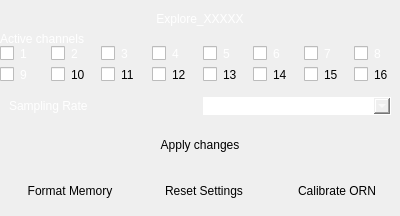
                    <widget class="QFrame" name="frame_device">
                     <property name="minimumSize">
                      <size>
                       <width>400</width>
                       <height>0</height>
                      </size>
                     </property>
                     <property name="maximumSize">
                      <size>
                       <width>400</width>
                       <height>16777215</height>
                      </size>
                     </property>
                     <property name="styleSheet">
                      <string notr="true">/*border: 1px solid rgb(72, 76, 106);
border-radius: 5px*/
border: none</string>
                     </property>
                     <property name="frameShape">
                      <enum>QFrame::StyledPanel</enum>
                     </property>
                     <property name="frameShadow">
                      <enum>QFrame::Raised</enum>
                     </property>
                     <layout class="QVBoxLayout" name="verticalLayout_2">
                      <property name="leftMargin">
                       <number>0</number>
                      </property>
                      <property name="topMargin">
                       <number>12</number>
                      </property>
                      <property name="rightMargin">
                       <number>0</number>
                      </property>
                      <property name="bottomMargin">
                       <number>0</number>
                      </property>
                      <item>
                       <widget class="QLabel" name="label_explore_name">
                        <property name="minimumSize">
                         <size>
                          <width>0</width>
                          <height>0</height>
                         </size>
                        </property>
                        <property name="maximumSize">
                         <size>
                          <width>16777215</width>
                          <height>75</height>
                         </size>
                        </property>
                        <property name="styleSheet">
                         <string notr="true">border: none;
color: #FFF</string>
                        </property>
                        <property name="text">
                         <string>Explore_XXXXX</string>
                        </property>
                        <property name="alignment">
                         <set>Qt::AlignCenter</set>
                        </property>
                       </widget>
                      </item>
                      <item>
                       <widget class="QFrame" name="frame_channels">
                        <property name="styleSheet">
                         <string notr="true">QCheckBox{
	color:#FFF;
	border: none;
}

QLabel{
	color: #FFF;
}

QFrame{
	border:none;
}</string>
                        </property>
                        <property name="frameShape">
                         <enum>QFrame::StyledPanel</enum>
                        </property>
                        <property name="frameShadow">
                         <enum>QFrame::Raised</enum>
                        </property>
                        <layout class="QVBoxLayout" name="verticalLayout_5">
                         <property name="spacing">
                          <number>0</number>
                         </property>
                         <property name="leftMargin">
                          <number>0</number>
                         </property>
                         <property name="topMargin">
                          <number>0</number>
                         </property>
                         <property name="rightMargin">
                          <number>0</number>
                         </property>
                         <property name="bottomMargin">
                          <number>0</number>
                         </property>
                         <item>
                          <widget class="QLabel" name="label_activeChannels">
                           <property name="text">
                            <string>Active channels</string>
                           </property>
                          </widget>
                         </item>
                         <item>
                          <widget class="QFrame" name="frame_cb_channels">
                           <property name="frameShape">
                            <enum>QFrame::StyledPanel</enum>
                           </property>
                           <property name="frameShadow">
                            <enum>QFrame::Raised</enum>
                           </property>
                           <layout class="QHBoxLayout" name="horizontalLayout_6">
                            <property name="spacing">
                             <number>5</number>
                            </property>
                            <property name="leftMargin">
                             <number>0</number>
                            </property>
                            <property name="topMargin">
                             <number>0</number>
                            </property>
                            <property name="rightMargin">
                             <number>0</number>
                            </property>
                            <property name="bottomMargin">
                             <number>0</number>
                            </property>
                            <item>
                             <widget class="QCheckBox" name="cb_ch1">
                              <property name="cursor">
                               <cursorShape>PointingHandCursor</cursorShape>
                              </property>
                              <property name="styleSheet">
                               <string notr="true">color: #FFF</string>
                              </property>
                              <property name="text">
                               <string>1</string>
                              </property>
                             </widget>
                            </item>
                            <item>
                             <widget class="QCheckBox" name="cb_ch2">
                              <property name="cursor">
                               <cursorShape>PointingHandCursor</cursorShape>
                              </property>
                              <property name="text">
                               <string>2</string>
                              </property>
                             </widget>
                            </item>
                            <item>
                             <widget class="QCheckBox" name="cb_ch3">
                              <property name="cursor">
                               <cursorShape>PointingHandCursor</cursorShape>
                              </property>
                              <property name="text">
                               <string>3</string>
                              </property>
                             </widget>
                            </item>
                            <item>
                             <widget class="QCheckBox" name="cb_ch4">
                              <property name="cursor">
                               <cursorShape>PointingHandCursor</cursorShape>
                              </property>
                              <property name="text">
                               <string>4</string>
                              </property>
                             </widget>
                            </item>
                            <item>
                             <widget class="QCheckBox" name="cb_ch5">
                              <property name="cursor">
                               <cursorShape>PointingHandCursor</cursorShape>
                              </property>
                              <property name="text">
                               <string>5</string>
                              </property>
                             </widget>
                            </item>
                            <item>
                             <widget class="QCheckBox" name="cb_ch6">
                              <property name="text">
                               <string>6</string>
                              </property>
                             </widget>
                            </item>
                            <item>
                             <widget class="QCheckBox" name="cb_ch7">
                              <property name="cursor">
                               <cursorShape>PointingHandCursor</cursorShape>
                              </property>
                              <property name="text">
                               <string>7</string>
                              </property>
                             </widget>
                            </item>
                            <item>
                             <widget class="QCheckBox" name="cb_ch8">
                              <property name="cursor">
                               <cursorShape>PointingHandCursor</cursorShape>
                              </property>
                              <property name="text">
                               <string>8</string>
                              </property>
                             </widget>
                            </item>
                           </layout>
                          </widget>
                         </item>
                        </layout>
                       </widget>
                      </item>
                      <item>
                       <widget class="QFrame" name="frame_cb_channels_16">
                        <property name="maximumSize">
                         <size>
                          <width>16777215</width>
                          <height>38</height>
                         </size>
                        </property>
                        <property name="frameShape">
                         <enum>QFrame::StyledPanel</enum>
                        </property>
                        <property name="frameShadow">
                         <enum>QFrame::Raised</enum>
                        </property>
                        <layout class="QHBoxLayout" name="horizontalLayout_8">
                         <property name="spacing">
                          <number>5</number>
                         </property>
                         <property name="leftMargin">
                          <number>0</number>
                         </property>
                         <property name="topMargin">
                          <number>0</number>
                         </property>
                         <property name="rightMargin">
                          <number>0</number>
                         </property>
                         <property name="bottomMargin">
                          <number>0</number>
                         </property>
                         <item>
                          <widget class="QCheckBox" name="cb_ch9">
                           <property name="cursor">
                            <cursorShape>PointingHandCursor</cursorShape>
                           </property>
                           <property name="styleSheet">
                            <string notr="true">color: #FFF</string>
                           </property>
                           <property name="text">
                            <string>9</string>
                           </property>
                          </widget>
                         </item>
                         <item>
                          <widget class="QCheckBox" name="cb_ch10">
                           <property name="cursor">
                            <cursorShape>PointingHandCursor</cursorShape>
                           </property>
                           <property name="text">
                            <string>10</string>
                           </property>
                          </widget>
                         </item>
                         <item>
                          <widget class="QCheckBox" name="cb_ch11">
                           <property name="cursor">
                            <cursorShape>PointingHandCursor</cursorShape>
                           </property>
                           <property name="text">
                            <string>11</string>
                           </property>
                          </widget>
                         </item>
                         <item>
                          <widget class="QCheckBox" name="cb_ch12">
                           <property name="cursor">
                            <cursorShape>PointingHandCursor</cursorShape>
                           </property>
                           <property name="text">
                            <string>12</string>
                           </property>
                          </widget>
                         </item>
                         <item>
                          <widget class="QCheckBox" name="cb_ch13">
                           <property name="cursor">
                            <cursorShape>PointingHandCursor</cursorShape>
                           </property>
                           <property name="text">
                            <string>13</string>
                           </property>
                          </widget>
                         </item>
                         <item>
                          <widget class="QCheckBox" name="cb_ch14">
                           <property name="text">
                            <string>14</string>
                           </property>
                          </widget>
                         </item>
                         <item>
                          <widget class="QCheckBox" name="cb_ch15">
                           <property name="cursor">
                            <cursorShape>PointingHandCursor</cursorShape>
                           </property>
                           <property name="text">
                            <string>15</string>
                           </property>
                          </widget>
                         </item>
                         <item>
                          <widget class="QCheckBox" name="cb_ch16">
                           <property name="cursor">
                            <cursorShape>PointingHandCursor</cursorShape>
                           </property>
                           <property name="text">
                            <string>16</string>
                           </property>
                          </widget>
                         </item>
                        </layout>
                       </widget>
                      </item>
                      <item>
                       <widget class="QFrame" name="frame_samplingrate">
                        <property name="styleSheet">
                         <string notr="true">QLabel{
	color: #FFF;
}

QFrame{
	border:none;
}

QSpinBox{
	color: #FFF

}</string>
                        </property>
                        <property name="frameShape">
                         <enum>QFrame::StyledPanel</enum>
                        </property>
                        <property name="frameShadow">
                         <enum>QFrame::Raised</enum>
                        </property>
                        <layout class="QHBoxLayout" name="horizontalLayout_7">
                         <item>
                          <widget class="QLabel" name="label_samping_rate">
                           <property name="text">
                            <string>Sampling Rate</string>
                           </property>
                          </widget>
                         </item>
                         <item>
                          <widget class="QComboBox" name="value_sampling_rate">
                           <property name="styleSheet">
                            <string notr="true">color: #FFF;
border: 1px solid #FFF</string>
                           </property>
                          </widget>
                         </item>
                        </layout>
                       </widget>
                      </item>
                      <item alignment="Qt::AlignHCenter">
                       <widget class="QPushButton" name="btn_apply_settings">
                        <property name="minimumSize">
                         <size>
                          <width>150</width>
                          <height>30</height>
                         </size>
                        </property>
                        <property name="maximumSize">
                         <size>
                          <width>150</width>
                          <height>16777215</height>
                         </size>
                        </property>
                        <property name="cursor">
                         <cursorShape>PointingHandCursor</cursorShape>
                        </property>
                        <property name="text">
                         <string>Apply changes</string>
                        </property>
                       </widget>
                      </item>
                      <item>
                       <widget class="QFrame" name="frame_device_buttons">
                        <property name="sizePolicy">
                         <sizepolicy hsizetype="Preferred" vsizetype="Preferred">
                          <horstretch>0</horstretch>
                          <verstretch>0</verstretch>
                         </sizepolicy>
                        </property>
                        <property name="styleSheet">
                         <string notr="true">border: none</string>
                        </property>
                        <property name="frameShape">
                         <enum>QFrame::StyledPanel</enum>
                        </property>
                        <property name="frameShadow">
                         <enum>QFrame::Raised</enum>
                        </property>
                        <layout class="QHBoxLayout" name="horizontalLayout_4">
                         <property name="spacing">
                          <number>20</number>
                         </property>
                         <property name="leftMargin">
                          <number>10</number>
                         </property>
                         <property name="topMargin">
                          <number>10</number>
                         </property>
                         <property name="rightMargin">
                          <number>10</number>
                         </property>
                         <property name="bottomMargin">
                          <number>10</number>
                         </property>
                         <item>
                          <widget class="QPushButton" name="btn_format_memory">
                           <property name="sizePolicy">
                            <sizepolicy hsizetype="Preferred" vsizetype="Fixed">
                             <horstretch>0</horstretch>
                             <verstretch>0</verstretch>
                            </sizepolicy>
                           </property>
                           <property name="minimumSize">
                            <size>
                             <width>120</width>
                             <height>30</height>
                            </size>
                           </property>
                           <property name="cursor">
                            <cursorShape>PointingHandCursor</cursorShape>
                           </property>
                           <property name="text">
                            <string>Format Memory</string>
                           </property>
                          </widget>
                         </item>
                         <item>
                          <widget class="QPushButton" name="btn_reset_settings">
                           <property name="sizePolicy">
                            <sizepolicy hsizetype="Preferred" vsizetype="Fixed">
                             <horstretch>0</horstretch>
                             <verstretch>0</verstretch>
                            </sizepolicy>
                           </property>
                           <property name="minimumSize">
                            <size>
                             <width>120</width>
                             <height>30</height>
                            </size>
                           </property>
                           <property name="cursor">
                            <cursorShape>PointingHandCursor</cursorShape>
                           </property>
                           <property name="text">
                            <string>Reset Settings</string>
                           </property>
                          </widget>
                         </item>
                         <item>
                          <widget class="QPushButton" name="btn_calibrate">
                           <property name="sizePolicy">
                            <sizepolicy hsizetype="Preferred" vsizetype="Fixed">
                             <horstretch>0</horstretch>
                             <verstretch>0</verstretch>
                            </sizepolicy>
                           </property>
                           <property name="minimumSize">
                            <size>
                             <width>120</width>
                             <height>30</height>
                            </size>
                           </property>
                           <property name="cursor">
                            <cursorShape>PointingHandCursor</cursorShape>
                           </property>
                           <property name="text">
                            <string>Calibrate ORN</string>
                           </property>
                          </widget>
                         </item>
                        </layout>
                       </widget>
                      </item>
                     </layout>
                    </widget>
